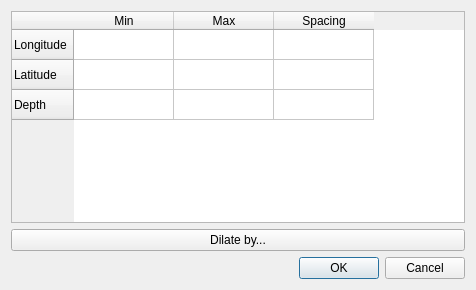
<?xml version="1.0" encoding="UTF-8"?>
<ui version="4.0">
 <class>Dialog</class>
 <widget class="QDialog" name="Dialog">
  <property name="geometry">
   <rect>
    <x>0</x>
    <y>0</y>
    <width>476</width>
    <height>290</height>
   </rect>
  </property>
  <property name="windowTitle">
   <string>Dialog</string>
  </property>
  <layout class="QGridLayout" name="gridLayout">
   <item row="0" column="0">
    <widget class="QTableWidget" name="tableWidget">
     <property name="editTriggers">
      <set>QAbstractItemView::AllEditTriggers</set>
     </property>
     <property name="wordWrap">
      <bool>false</bool>
     </property>
     <property name="cornerButtonEnabled">
      <bool>false</bool>
     </property>
     <row>
      <property name="text">
       <string>Longitude</string>
      </property>
     </row>
     <row>
      <property name="text">
       <string>Latitude</string>
      </property>
     </row>
     <row>
      <property name="text">
       <string>Depth</string>
      </property>
     </row>
     <column>
      <property name="text">
       <string>Min</string>
      </property>
     </column>
     <column>
      <property name="text">
       <string>Max</string>
      </property>
     </column>
     <column>
      <property name="text">
       <string>Spacing</string>
      </property>
     </column>
    </widget>
   </item>
   <item row="1" column="0">
    <widget class="QPushButton" name="dilateByButton">
     <property name="text">
      <string>Dilate by...</string>
     </property>
    </widget>
   </item>
   <item row="2" column="0">
    <widget class="QDialogButtonBox" name="buttonBox">
     <property name="orientation">
      <enum>Qt::Horizontal</enum>
     </property>
     <property name="standardButtons">
      <set>QDialogButtonBox::Cancel|QDialogButtonBox::Ok</set>
     </property>
    </widget>
   </item>
  </layout>
 </widget>
 <resources/>
 <connections>
  <connection>
   <sender>buttonBox</sender>
   <signal>accepted()</signal>
   <receiver>Dialog</receiver>
   <slot>accept()</slot>
   <hints>
    <hint type="sourcelabel">
     <x>248</x>
     <y>254</y>
    </hint>
    <hint type="destinationlabel">
     <x>157</x>
     <y>274</y>
    </hint>
   </hints>
  </connection>
  <connection>
   <sender>buttonBox</sender>
   <signal>rejected()</signal>
   <receiver>Dialog</receiver>
   <slot>reject()</slot>
   <hints>
    <hint type="sourcelabel">
     <x>316</x>
     <y>260</y>
    </hint>
    <hint type="destinationlabel">
     <x>286</x>
     <y>274</y>
    </hint>
   </hints>
  </connection>
 </connections>
</ui>
